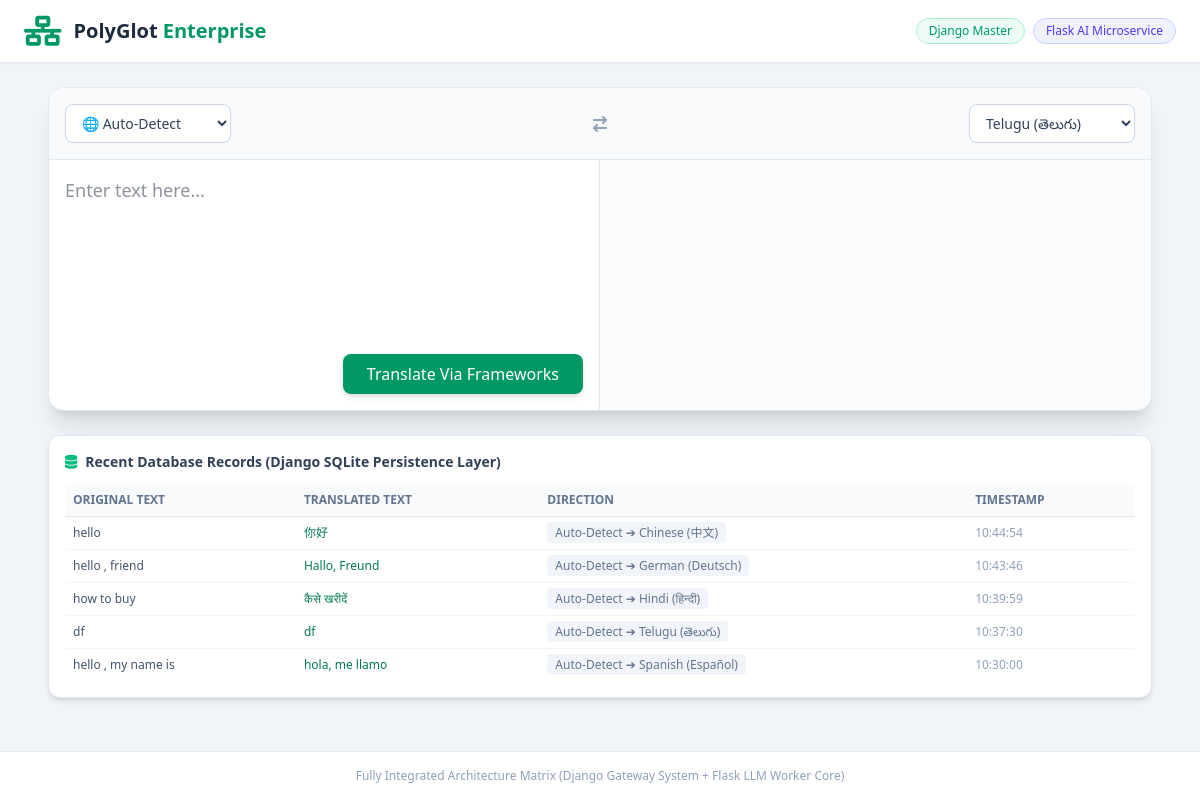
The app's page /, older data.
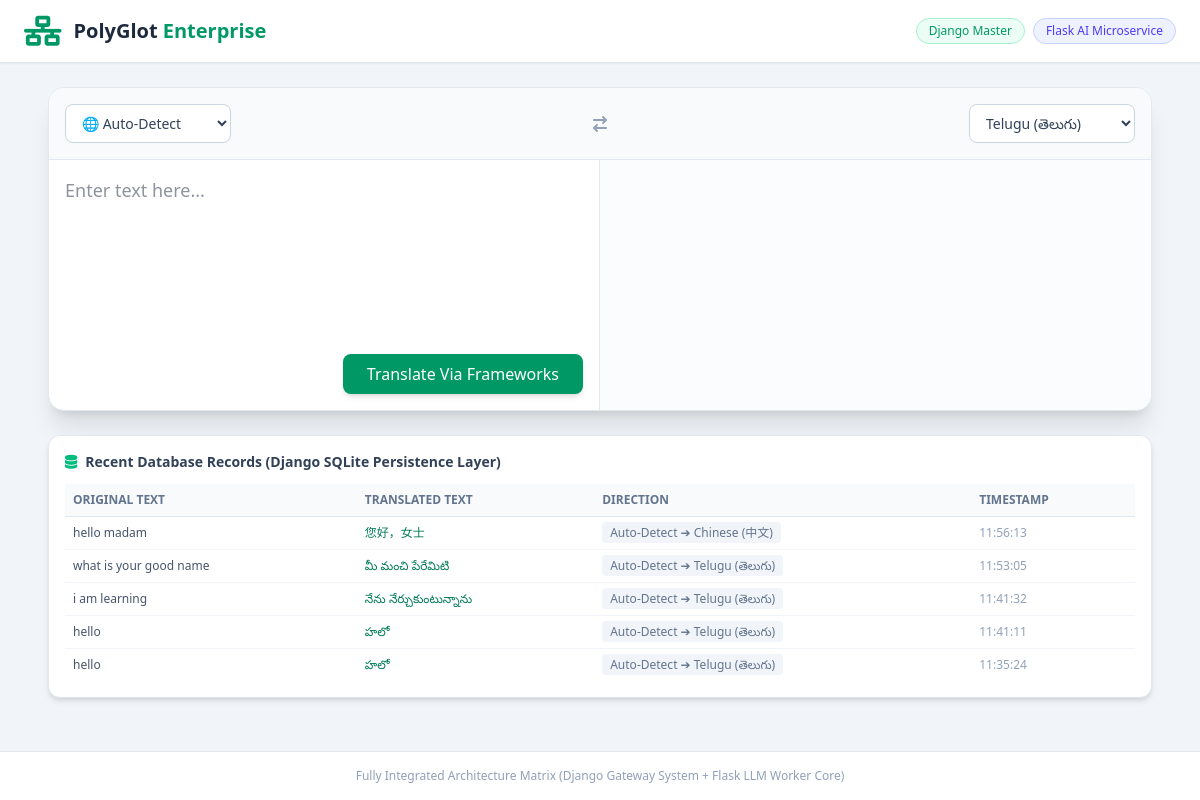
The same page, newer data.
### translator/models.py (models this page shows, shortened)
class TranslationHistory(models.Model):
    original_text = models.TextField()
    translated_text = models.TextField()
    source_language = models.CharField(max_length=50)
    target_language = models.CharField(max_length=50)
    created_at = models.DateTimeField(auto_now_add=True)

### translator/views.py (the view)
# urls.py: path('', views.home, name='home'),
def home(request):
    languages = [
        {'code': 'en', 'name': 'English'},
        {'code': 'te', 'name': 'Telugu (తెలుగు)'},
        {'code': 'hi', 'name': 'Hindi (हिन्दी)'},
        {'code': 'es', 'name': 'Spanish (Español)'},
        {'code': 'fr', 'name': 'French (Français)'},
        {'code': 'de', 'name': 'German (Deutsch)'},
        {'code': 'ja', 'name': 'Japanese (日本語)'},
        {'code': 'zh', 'name': 'Chinese (中文)'},
        {'code': 'ar', 'name': 'Arabic (العربية)'}
    ]
    history = TranslationHistory.objects.all().order_by('-created_at')[:5]
    return render(request, 'translator/index.html', {'languages': languages, 'history': history})

### translator/templates/translator/index.html (shortened to what the changed rows need)
<!DOCTYPE html>
<html lang="en">
<head>
    <script src="https://cdn.jsdelivr.net/npm/@tailwindcss/browser@4"></script>
    <link rel="stylesheet" href="https://cdnjs.cloudflare.com/ajax/libs/font-awesome/6.4.0/css/all.min.css">
</head>
<body class="bg-slate-100 min-h-screen flex flex-col justify-between font-sans">
    <header class="bg-white shadow-xs border-b border-slate-200 py-4 px-6">
        <div class="max-w-6xl mx-auto flex items-center justify-between">
            <div class="flex items-center space-x-3">
                <h1 class="text-xl font-bold text-slate-800">PolyGlot <span class="text-emerald-600">Enterprise</span></h1>
            </div>
        </div>
    </header>
    <main class="flex-grow max-w-6xl w-full mx-auto p-4 md:p-6 space-y-6">
        <div class="bg-white rounded-xl shadow-md border border-slate-200 p-4">
            <div class="overflow-x-auto">
                <table class="w-full text-left border-collapse text-xs">
                    <thead>
                        <tr class="bg-slate-50 text-slate-500 uppercase border-b border-slate-200">
                            <th class="p-2">Original Text</th>
                            <th class="p-2">Translated Text</th>
                            <th class="p-2">Direction</th>
                            <th class="p-2">Timestamp</th>
                        </tr>
                    </thead>
                    <tbody id="historyTableBody" class="divide-y divide-slate-100 text-slate-600">
                        {% for item in history %}
                        <tr>
                            <td class="p-2 truncate max-w-xs">{{ item.original_text }}</td>
                            <td class="p-2 font-medium text-emerald-700 truncate max-w-xs">{{ item.translated_text }}</td>
                            <td class="p-2"><span class="bg-slate-100 px-2 py-0.5 rounded text-slate-500">{{ item.source_language }} ➔ {{ item.target_language }}</span></td>
                            <td class="p-2 text-slate-400">{{ item.created_at|date:"H:i:s" }}</td>
                        </tr>
                        {% empty %}
                        <tr>
                            <td colspan="4" class="p-4 text-center text-slate-400">No logs found in SQLite file database. Run a translation to trigger state write.</td>
                        </tr>
                        {% endfor %}
                    </tbody>
                </table>
            </div>
        </div>
    </main>
</body>
</html>

Row changes from the older to the newer data that the page shows:
no longer on this page (row unchanged): TranslationHistory: original_text "hello", translated_text "你好", source_language "Auto-Detect", target_language "Chinese (中文)", created_at "10:44:54"
no longer on this page (row unchanged): TranslationHistory: original_text "hello , friend", translated_text "Hallo, Freund", source_language "Auto-Detect", target_language "German (Deutsch)", created_at "10:43:46"
no longer on this page (row unchanged): TranslationHistory: original_text "how to buy", translated_text "कैसे खरीदें", source_language "Auto-Detect", target_language "Hindi (हिन्दी)", created_at "10:39:59"
no longer on this page (row unchanged): TranslationHistory: original_text "df", translated_text "df", source_language "Auto-Detect", target_language "Telugu (తెలుగు)", created_at "10:37:30"
no longer on this page (row unchanged): TranslationHistory: original_text "hello , my name is", translated_text "hola, me llamo", source_language "Auto-Detect", target_language "Spanish (Español)", created_at "10:30:00"
added TranslationHistory: original_text "hello madam", translated_text "您好，女士", source_language "Auto-Detect", target_language "Chinese (中文)", created_at "11:56:13"
added TranslationHistory: original_text "what is your good name", translated_text "మీ మంచి పేరేమిటి", source_language "Auto-Detect", target_language "Telugu (తెలుగు)", created_at "11:53:05"
added TranslationHistory: original_text "i am learning", translated_text "నేను నేర్చుకుంటున్నాను", source_language "Auto-Detect", target_language "Telugu (తెలుగు)", created_at "11:41:32"
added TranslationHistory: original_text "hello", translated_text "హలో", source_language "Auto-Detect", target_language "Telugu (తెలుగు)", created_at "11:41:11"
added TranslationHistory: original_text "hello", translated_text "హలో", source_language "Auto-Detect", target_language "Telugu (తెలుగు)", created_at "11:35:24"
